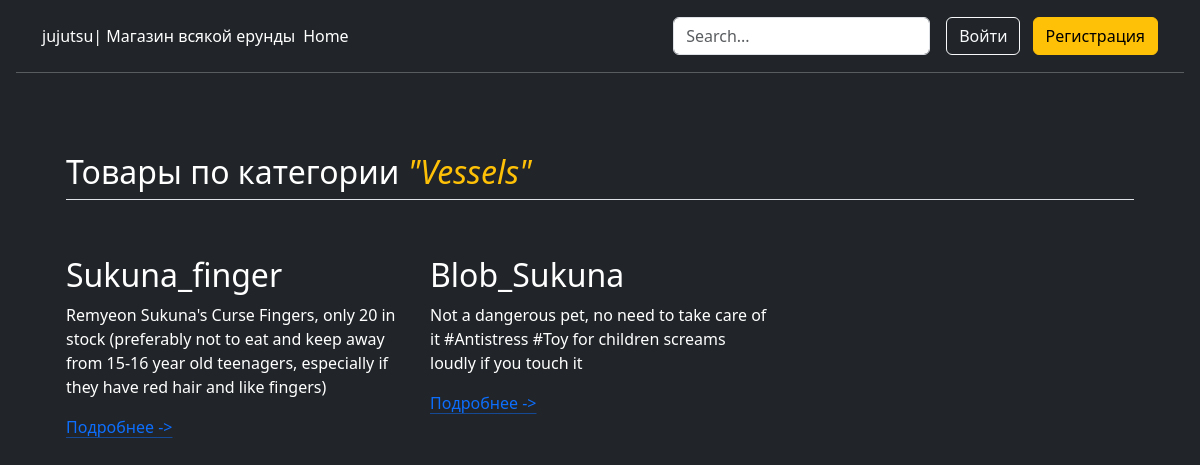
Page /category/1 on the committed database.
### index/models.py (models this page shows)
class Category(models.Model):
    category_name=models.CharField(max_length=32)
    def __str__(self):
        return str(self.category_name)

class Product(models.Model):
    product_name=models.CharField(max_length=128)
    product_des=models.TextField()
    product_count=models.IntegerField()
    product_price=models.FloatField()
    product_photo=models.ImageField(upload_to='media')
    product_category=models.ForeignKey(Category,on_delete=models.CASCADE)
    def __str__(self):
        return str(self.product_name)

### index/views.py (the view)
# urls.py: path('category/<int:pk>',views.category_page),
def category_page(request,pk):
    category= Category.objects.get(id=pk)
    cart_length=len(Cart.objects.filter(user_id=request.user.id))
    products= Product.objects.filter(product_category=category)
    context={
        'category':category,
        'products':products,
        'cart':cart_length,
    }
    return render(request,'category.html',context)

### index/templates/category.html (shortened to what this page needs)
<!DOCTYPE html>
<html lang="ru">
<link rel="stylesheet" href="https://cdn.jsdelivr.net/npm/bootstrap@5.3.3/dist/css/bootstrap.min.css">
<head>
</head>
<body class="bg bg-dark">
<header class="p-3 text-bg-dark">
    <div class="container">
      <div class="d-flex flex-wrap align-items-center justify-content-center justify-content-lg-start">
        <a href="/" class="d-flex align-items-center mb-2 mb-lg-0 text-white text-decoration-none">
            <span class="text-white">jujutsu| Магазин всякой ерунды</span>
        </a>
        <ul class="nav col-12 col-lg-auto me-lg-auto mb-2 justify-content-center mb-md-0">
          <li><a href="/" class="nav-link px-2 text-white">Home</a></li>
        </ul>
        <form class="col-12 col-lg-auto mb-3 mb-lg-0 me-lg-3" role="search">
          <input type="search" class="form-control form-control-dark text-white" placeholder="Search..." aria-label="Search">
        </form>
        <div class="text-end">
          <button type="button" class="btn btn-outline-light me-2">Войти</button>
          <button type="button" class="btn btn-warning">Регистрация</button>
        </div>
      </div>
    </div>
    <hr class="text-white">
</header>
<div class="container d-flex 100">
    <div class="container px-4 py-5" id="featured-3">
    <h2 class="pb-2 border-bottom text-white">Товары по категории <i class="text-warning">"{{ category }}"</i></h2>
    <div class="row g-4 py-5 row-cols-1 row-cols-lg-3">
        {% for p in products %}
      <div class="feature col">
        <h3 class="fs-2 text-white">{{ p }}</h3>
        <p class="text-white">{{ p.product_des }}</p>
        <a href="/product/{{ p.id }}" class="icon-link">
          Подробнее ->
        </a>
      </div>
        {% endfor %}
    </div>
</div>
</body>
</html>

### rows in the picture
Category: category_name "Vessels"
Product: product_name "Sukuna_finger", product_des "Remyeon Sukuna's Curse Fingers, only 20 in stock (preferably not to eat and keep away from 15-16 year old teenagers, especially if they have red hair and like fingers)"
Product: product_name "Blob_Sukuna", product_des "Not a dangerous pet, no need to take care of it #Antistress #Toy for children screams loudly if you touch it"
